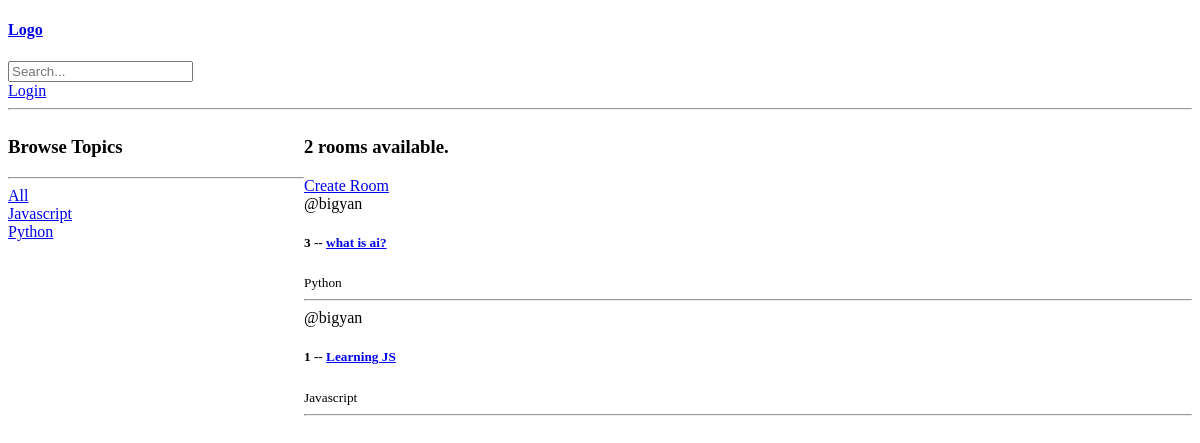
/, run on an earlier commit of the app's database.
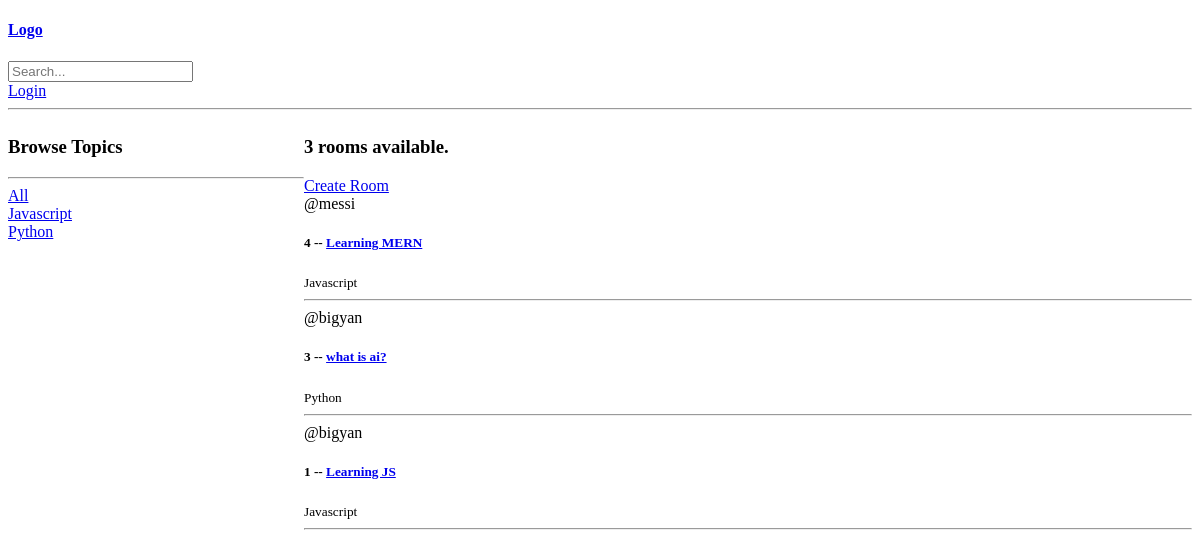
And on a later commit of the database.
### chatapp/models.py (models this page shows, shortened)
class Topic(models.Model):
    name = models.CharField(max_length=200)

class Room(models.Model):
    host = models.ForeignKey(User,on_delete=models.SET_NULL,null=True)
    topic = models.ForeignKey(Topic,on_delete=models.SET_NULL,null=True)
    name = models.CharField(max_length=200)
    description = models.TextField(null=True)
    participants = models.ManyToManyField(User,related_name='participants',blank=True) # here host is already connecting with User, so we give a related name to use.
    updated = models.DateTimeField(auto_now=True) # auto_now picks the time when the new data gets updated
    created = models.DateTimeField(auto_now_add=True) # whereas, auto_now_add saves the time when the data is created, hence it stays same for a particular data.
    class Meta:
        ordering = ['-updated','-created']

### chatapp/views.py (the view)
# urls.py: path('',views.index,name='index'),
def index(request):
    q=request.GET.get('q') if request.GET.get('q') != None else ''
    rooms = Room.objects.filter(
        Q(topic__name__icontains=q) |
        Q(name__icontains=q) |
        Q(description__icontains=q)
    )
    room_count = rooms.count()
    topics = Topic.objects.all()
    context = {'rooms':rooms, 'topics':topics, 'room_count':room_count}
    return render(request,'chatapp/home.html',context)

### chatapp/templates/chatapp/home.html (shortened to what this page needs)
{% extends 'main.html' %}
{% block content %}
    <div class="home-container">
        <div>
            <h3>Browse Topics</h3>
            <hr>
                <div>
                    <a href="{% url 'index' %}">All</a>
                </div>
            {% for topic in topics %}
                <div>
                    <a href="{% url 'index' %}?q={{topic.name}}">{{topic.name}}</a>
                </div>
            {%endfor%}
        </div>
        <div>
            <h3>{{room_count}} rooms available.</h3>
            <a href="{% url 'create-room' %}">Create Room</a>
                <div>
                    {% for room in rooms %}
                    <div>
                        <span>@{{room.host.username}}</span>
                        <h5>{{room.id}} -- <a href="{% url 'room' room.id %}">{{room.name}}</a></h5>
                        <small>{{room.topic.name}}</small>
                        <hr>
                    </div>
                    {% endfor%}
                </div>
        </div>
    </div>
{% endblock %}

### templates/main.html (shortened to what this page needs)
<!DOCTYPE html>
<html lang="en">
<head>
</head>
<body>
    <nav>
        <h4><a href="{% url 'index'%}">Logo</a></h4>
        <form action="{% url 'index' %}" method="GET">
             <input type="text" name="q" placeholder="Search...">
        </form>
        <div>
            {% if request.user.is_authenticated %}
            <a href="{% url 'logout' %}">Logout</a>
            {% else %}
            <a href="{% url 'login' %}">Login</a>
            {% endif %}
        </div>
    </nav>
    <hr>
    {% block content %}
    {% endblock %}
</body>
</html>

### chatapp/templates/chatapp/home.html (style rules this page uses)
.home-container { display:grid; grid-template-columns: 1fr 3fr; }

What changed in the data, as far as the page shows it:
added Room: host.username "messi", id "4", name "Learning MERN", topic.name "Javascript"
Also different on the page:
{{ room_count }}: "2" → "3"
